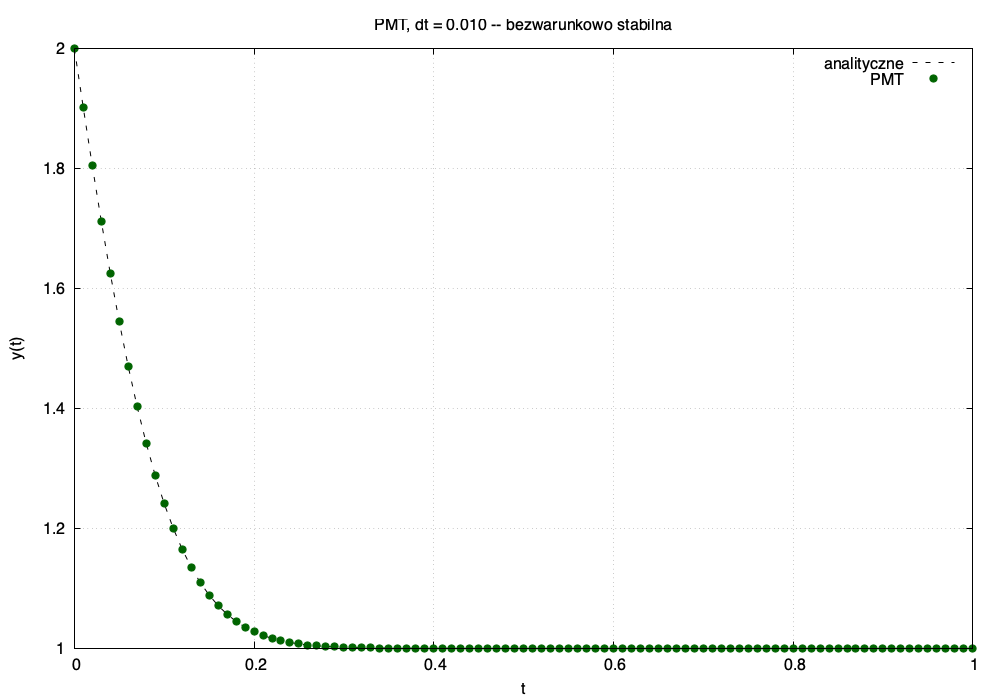

Write the gnuplot code that produced this figure.
set terminal pngcairo size 1000,700 font "sans,12"
set output "pmt.png"
set title  "PMT, dt = 0.010 -- bezwarunkowo stabilna"
set xlabel "t"
set ylabel "y(t)"
set xrange [0:1]
set grid
set key top right
plot "pmt.dat" u 1:2 w l  lw 1 dt 2 lc rgb "black"      t "analityczne", \
     ""       u 1:3 w p  pt 7 ps 1.2 lc rgb "dark-green" t "PMT"
